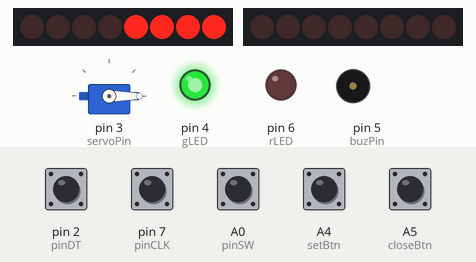
This sketch was run on a simulated Arduino Uno, built with avr-gcc and run on an emulated ATmega328P. On the bench: 2 × 8 shift-register outputs drawn as a row of LEDs (first output left, lit = HIGH), servo, output pins drawn as LEDs (lit = HIGH), buzzer (waves = sounding). Wiring (inferred from the names in the program): 2 × shift register (74HC595): data pin 11, shift clock pin 13, latch pin 12 / data pin 9, shift clock pin 10. Wiring (inferred from the signals the program sends): 2 × row of LEDs: on Q0, Q1, Q2, Q3, Q4, Q5, Q6, Q7 / on Q0, Q1, Q2, Q3, Q4, Q5, Q6, Q7. The test bench sets the inputs (shaded band); at power-on: A0 (pinSW), A4 (setBtn), A5 (closeBtn), pin 2 (pinDT), pin 7 (pinCLK) HIGH. EEPROM starts erased; pins used as bus, display or sensor lines are not drawn; what the sketch prints to the serial monitor is not drawn.

Above: at 1.2 s.
1.3 s: A4 (setBtn) pulled LOW for 0.15 s
At 1.9 s:
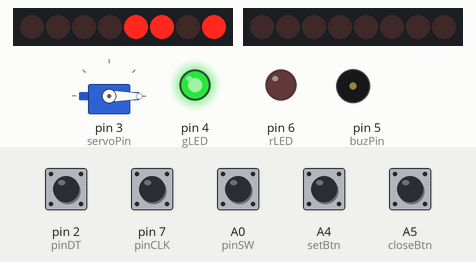
2.9 s: pin 7 (pinCLK) pulled LOW for 0.15 s
At 4.1 s:
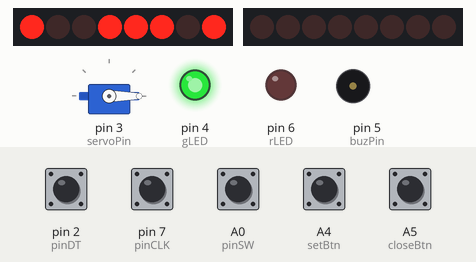
4.5 s: A0 (pinSW) pulled LOW for 0.15 s
At 5.7 s:
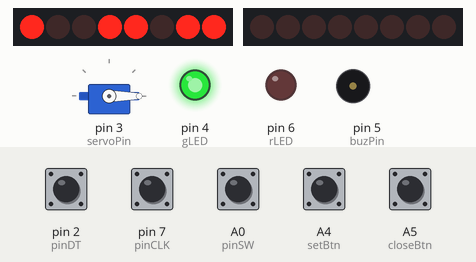
6.2 s: A0 (pinSW) pulled LOW for 1 s
At 7.8 s:
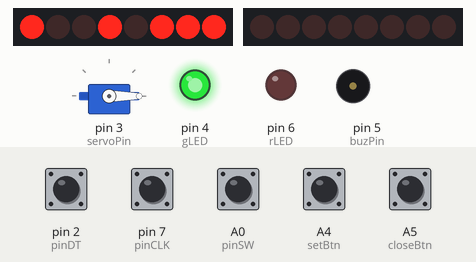
8.7 s: A0 (pinSW) pulled LOW for 0.15 s
At 9.4 s:
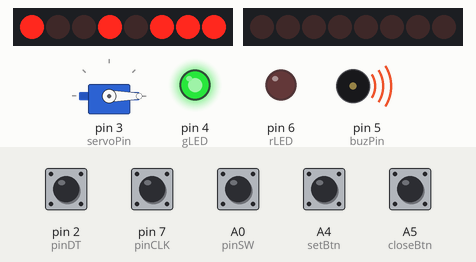
Timing chart, 0 to 11.3 s (numbered marks = the images above; inputs shaded):
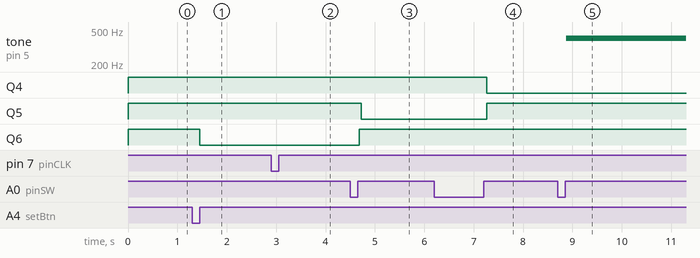

Measured:
- after the input at 1.3 s, Q6: HIGH → LOW after 0.15 s
- after the input at 4.5 s, Q5: HIGH → LOW after 0.22 s; Q6: LOW → HIGH after 0.18 s
- after the input at 6.2 s, Q4: HIGH → LOW after 1.1 s; Q5: LOW → HIGH after 1.1 s
- after the input at 8.7 s, tone on pin 5 (buzPin): silent → 400 Hz after 0.17 s

The sketch:

main.ino
```cpp
/****************************************
 * main.ino
 * Fort Knocks vault source code
 *
 * Main program
 *
 * Have to work
 *
 ****************************************/

#include <EEPROM.h>
#include "common.h"
#include "lock.h"
#include "input.h"
#include "display.h"
#include "password.h"


/*
 * Setup vault after the first start up
 */
void firstSetup(void) {
    uint32_t password = getPassword();
    debug(password);
    Serial.print("setup");
    setPassword(password);
    close();
}

void setup() {
    setupPins();                /* Initialize pins                              */
    setupDisplayInterrupt();    /* Setup interrupts for display to work         */

    lock.attach(servoPin);      /* Initialize servo pin                         */

    resetDisplay();             /* Initialize default values for the display    */

    /* Read config byte from the EEPROM */
    byte config;
    EEPROM.get(0, config);

    if (bitRead(config, 7) == 0) { /* First time start up */

        debug("First setup");

        open();                 /*                                                                      */
        firstSetup();           /* Initialise vault to open state, make first start up configuration    */
        bitSet(config, 7);      /* update config byte and write it to the EEPROM                        */
        EEPROM.put(0, config);  /*                                                                      */
    } else {
        debug("Not first startup");
        Serial.print("startup");

        EEPROM.get(sizeof(byte), PASSWORD); /* Set password after restart           */
        if (closeButton() == LOW) {         /* The vault was closed before restart  */
            close();
        } else {                            /* The vault was opened                 */
            open();
        }
    }
}

void loop() {
    if (state == HIGH) {
        while (rotaryEncoderButton() == HIGH);  /* Wait for activation  */

        SSDISPLAY.isOn = 1;
        uint8_t n_attempts = 0;
        delay(100);
        while (n_attempts < 3) {
            uint32_t password = getPassword();
            if (checkPassword(password)) {
                if (REQUIRES_2FA) {
                    Serial.print("req_2fa");
                    delay(200);
                    while (!Serial.available());
                    String buff = Serial.readString();
                    if (buff == "confirm_2fa") {
                        open();
                        Serial.print("attempt_1");
                    }
                }
                break;
            } else {
                Serial.print("attempt_0");
                n_attempts++;
                resetDisplay();
            }
        }
        if (n_attempts >= 3) {
            alarm();
        }
    } else {
        uint8_t sPrState = setButton();             /* Set button previous state            */
        uint8_t rePrState = rotaryEncoderButton();  /* Rotary encoder button previous state */

        while (-15) {
            uint8_t sBtnState = setButton();
            uint8_t reBtnState = rotaryEncoderButton();
            /* If statements on the rising edge of the corresponding signals    */
            if (sBtnState != sPrState && sBtnState == HIGH) {
                uint32_t password = getPassword();
                setPassword(password);
                close();    /* Close button with the new password if the set button was pressed */
                break;
            } else if (reBtnState != rePrState && reBtnState == HIGH) {
                close();    /* Close vault with the old password if the rotary encoder button was pressed   */
                break;
            }

            /* Update previous states   */
            sPrState = sBtnState;
            rePrState = reBtnState;
        }
    }
}
```

alarm.h
```cpp
/****************************************
 * Alarm.h
 * Fort Knocks vault source code
 *
 * Basic functions of alarm system of the vault
 *
 * Created by: Maciej Kolinski 510887@student.saxion.nl
 *         on: 09.12.2021
 ****************************************/

#ifndef ALARM_H
#define ALARM_H

#include <Arduino.h>
#include "common.h"
#include "lock.h"
#include "display.h"

/*
 * Play alarm sound for duration milliseconds of until stopSound is called
 * @param duration duration of alarm, 0 to play infinitely
 */
void playSound(uint32_t duration) {
    if (duration == 0) tone(buzPin, 400);
    else tone(buzPin, 400, duration);
}

/*
 * Stop alarm sound after 'playSound(0);'
 */
void stopSound() {
    noTone(buzPin);
}

/*
 * Main alarm function to call after 3 attempts of inputting password
 */
void alarm() {
    /* play alarm sound for 1 second */
    debug("Alarm");
    playSound(1000);

    /* Start the countdown until the next attempt will be possible */
    uint8_t time = 60;                 /* Countdown time */
    while (time > 0) {
        updateData(time);
        debug(time);
        delay(1000);
        time--; /* Decrement 'time' var if one second has passed */
    }

    debug("Stop alarm");

    updateData(0);
    updateActive(0);
}

#endif /* ALARM_H */
```

common.h
```cpp
/****************************************
 * common.h
 * Fort Knocks vault source code
 *
 * Pinout
 ****************************************/

#ifndef COMMON_H
#define COMMON_H

// #define DEBUG

#ifdef DEBUG
#define debug(statement, ...) Serial.println(statement, ##__VA_ARGS__);
#else
#define debug(statement, ...)
#endif

/*
 * Servo pins
 */
#define servoPin 3
#define closeBtn A5
#define setBtn A4

/*
 * LEDs pins
 */

#define rLED 6
#define gLED 4

/*
 * Disply pins
 */
#define clockPin 13
#define latchPin 12
#define dataPin 11
#define SSD1 10     // First seven segment display
#define SSD2 9      // Second seven segment display
#define SSD3 8      // Third seven segment display

/*
 * Rotary encoder pins
 */
#define pinCLK 7
#define pinDT 2
#define pinSW A0


/*
 * Alarm pins
 */
#define buzPin 5

/*
 * Set pin modes
 */
void setupPins() {
    Serial.begin(115200);

    pinMode(servoPin, OUTPUT);
    pinMode(closeBtn, INPUT_PULLUP);
    pinMode(setBtn, INPUT_PULLUP);

    pinMode(rLED, OUTPUT);
    pinMode(gLED, OUTPUT);

    pinMode(dataPin, OUTPUT);
    pinMode(clockPin, OUTPUT);
    pinMode(latchPin, OUTPUT);

    pinMode(SSD1, OUTPUT);
    pinMode(SSD2, OUTPUT);
    pinMode(SSD3, OUTPUT);

    pinMode(pinCLK, INPUT_PULLUP);
    pinMode(pinDT, INPUT_PULLUP);
    pinMode(pinSW, INPUT_PULLUP);

    pinMode(buzPin, OUTPUT);
}

#endif /* COMMON_H */
```

display.h
```cpp
/****************************************
 * display.h
 * Fort Knocks vault source code
 *
 * Implementation of seven segment displays interface
 *
 * Created by: Aleksandr Pokatilov 516699@student.saxion.nl
 *         on: 09.12.2021
 ****************************************/

#ifndef DISPLAY_H
#define DISPLAY_H

#include <Arduino.h>
#include "common.h"

#define previosSegment(pos) (pos == 0 ? SSD1 : (pos == 1 ? SSD3 : SSD2))
#define currentSegment(pos) (pos == 0 ? SSD3 : (pos == 1 ? SSD2 : SSD1))

/*
 * Global structure to store display data
 */
struct Display {
    uint32_t data;
    uint8_t active;
    uint8_t isOn;
} SSDISPLAY;

/*
 * Setup arduino timer interrupts to 1kHz
 */
void setupDisplayInterrupt() {
    // Enable timer compare interrupt
    TIMSK0 |= (1 << OCIE0A);
    // Enable interrupts
    sei();
}

/*
 * Resets Display struct to initial values
 */
void resetDisplay(void) {
    SSDISPLAY.data = 0;         /* Display three zeros  */
    SSDISPLAY.active = 0b1111;  /* No active cursor     */
    SSDISPLAY.isOn = 1;         /* Display is on        */
}

/*
 * Update active display indication
 * @param pos new active position
 */
void updateActive(uint8_t pos) {
    SSDISPLAY.active = ~(1 << (2 - pos));
}

/*
 * Returns number for display pos
 * @param pos position of the digit to get
 * @return Number at digit away from the left
 */
uint8_t getDigit(uint8_t pos) {
    unsigned int data = SSDISPLAY.data;
    for (uint8_t i = 0; i < 2 - pos; i++) {
        data /= 10;
    }
    return data % 10;
}

/*
 * Update n_th digit of the output data to digit
 * @param n        position of digit in the data to change
 * @param digit    new digit
 */
void updateDigit(uint8_t n, uint8_t digit) {
    uint32_t data = 0;
    uint8_t pos = 1;
    uint32_t cur_data = SSDISPLAY.data;
    for (uint8_t i = 0; i < 3; i++) {
        if (i == 2 - n) { data += pos * digit; }
        else { data += cur_data % 10 * pos; }
        pos *= 10;
        cur_data /= 10;
    }
    SSDISPLAY.data = data;
}


/*
 * Update data to display with new data
 * @param data new data
 */
void updateData(uint32_t data) {
    SSDISPLAY.data = data;
}

/*
 * Return output for the current seven segment display
 * @param pos   number of seven segment display
 * @return First 4 bits is an active disply indication;
 * second 4 bits is number to display
 */
uint8_t getDisplayOutput(uint8_t pos) {
    return SSDISPLAY.active << 4 | getDigit(pos);
}

/*
 * Display data from SSDISPLAY struct on 3 seven segment displays or turn them off
 */
void display() {
    static char pos = 0;
    if (SSDISPLAY.isOn == 1) {
        digitalWrite(previosSegment(pos), LOW);                         /* Turn off previous seven segment display */
        /* Write data to the shift register */
        digitalWrite(latchPin, LOW);                                    /* Disable latch pin to store new data  */
        shiftOut(dataPin, clockPin, MSBFIRST, getDisplayOutput(pos));   /* Write data                           */
        digitalWrite(latchPin, HIGH);                                   /* Enable latch pin to save data        */
        digitalWrite(currentSegment(pos), HIGH);                        /* Turn on current seven segment display */

        pos++;      /* Increment position   */
        pos %= 3;   /* Loop it              */
    } else {
        /* Turn off all of the seven segment displays */
        for (uint8_t i = 0; i < 3; i++) {
            digitalWrite(currentSegment(i), LOW);
        }
    }
}

/*
 * Timer interrupt function to update seven segment displays
 */
SIGNAL(TIMER0_COMPA_vect) {
    display();
}

#endif /* DISPLAY_H */
```

input.h
```cpp
/****************************************
 * input.h
 * Fort Knocks vault source code
 *
 * Input devices' reader functions
 *
 * Created by: Hoang Minh Lê 511907@student.saxion.nl
 *         on: 09.12.2021
 ****************************************/

#ifndef INPUT_H
#define INPUT_H

#include <Arduino.h>
#include "display.h"
#include "common.h"

/*
 * Incapsulte digital read from the close button pin
 * @return digitalRead(close button pin)
 */
uint8_t closeButton() {
    return digitalRead(closeBtn);
}

/*
 * Incapsulte digital read from the set button pin
 * @return HIGH on rising edge of the set button pin
 */
uint8_t setButton() {
    return digitalRead(setBtn);
}

/*
 * Incapsulte digital read from the rotaru encoder button pin
 * @return HIGH on rising edge of the rotary encoder button pin
 */
uint8_t rotaryEncoderButton() {
    return digitalRead(pinSW);
}

/*
 * Main function to get password
 * @return password entered by user through the rotary encoder
 */
uint32_t getPassword() {
    uint32_t password = 0;

    uint8_t pas_CLK = 0;    /* Rotary encoder clock pin previous state  */
    uint8_t pas_DT = 0;     /* Rotary encoder data pin previous state   */
    uint8_t count = 0;      /* Position of the rotary encoder           */
    uint8_t rePrState;      /* Rotary encoder button previous state     */
    uint8_t sPrState;       /* Set button previous state                */
    uint8_t pos = 0;        /* Position of the input                    */
    updateActive(pos);
    rePrState = rotaryEncoderButton();
    sPrState = setButton();

    while (-42) {
        uint8_t CLK = digitalRead(pinCLK);  /* Rotary encoder clock current state   */
        uint8_t DT = digitalRead(pinDT);    // Rotary encoder pin current state     */

        /* On falling edge of the clock pin */
        if (CLK != pas_CLK && CLK == 0) {

            debug("Clock fall");

            if (pas_DT | DT == HIGH) { /* If the falling edge of the data pin was earlier */
                /* Counter clockwise */
                if (count == 0) count = 9; /* Loop count */
                else count--;

                debug("Counter clockwise");
                debug(count);
            } else {
                /* Clockwise */
                count++;
                count %= 10; /* Loop count */

                debug("Clockwise");
                debug(count);
            }
            updateDigit(pos, count);
        }

        /* Update previous states of the rotary encoder pins */
        pas_CLK = CLK;
        pas_DT = DT;

        /* Increment position on rising edge of the rotary encoder button */
        uint8_t reBtnState = rotaryEncoderButton();
        if (reBtnState != rePrState && reBtnState == HIGH) {
            debug("Rotary encoder button push");

            password = password * 10 + count;   /* Update digit in password */
            pos++;                              /* Move cursor forward      */
            updateActive(pos);                  /* Update active display    */
            count = 0;
            delay(10);                          /* Debouncing               */
        }

        /* Decrement position on rising edge of the set button */
        uint8_t sBtnState = setButton();
        if (sBtnState != sPrState && sBtnState == HIGH) {
            debug("Set button push");

            if (pos > 0) {
                updateDigit(pos, 0); /* Erase data for current digit            */
                password /= 10;      /* Erase last digit of the password        */
                pos--;               /* Move cursor back                        */
                updateActive(pos);   /* Update active display to match cursor   */
                count = getDigit(pos);
                delay(10);          /* Debouncing                              */
            }
        }

        /* Update previos states of the buttons */
        rePrState = reBtnState;
        sPrState = sBtnState;

        /* if password was entered, return it */
        if (pos == 3) return password;
    }
}

#endif /* INPUT_H */
```

lock.h
```cpp
/****************************************
 * lock.h
 * Fort Knocks vault source code
 *
 * Lock functions
 *
 * Created by: Stephen Cruz Wright 521476@student.saxion.nl
 *         on: 09.12.2021
 ****************************************/

#ifndef LOCK_H
#define LOCK_H

#include <Arduino.h>
#include <Servo.h>
#include "common.h"
#include "alarm.h"
#include "input.h"
#include "display.h"
#include "password.h"

#define OPEN_ANGLE 0
#define CLOSE_ANGLE 90

Servo lock; /* Servo motor to lock */

uint8_t state = LOW; /* State: LOW - opened; HIGH - closed */

/*
 * Turn on or off indicator LEDs according to current state
 */
void turnIndicatorLEDs() {
    digitalWrite(rLED, state);
    digitalWrite(gLED, !state);
}

/*
 * Main function to close the vault
 */
void close() {
    if (closeButton() == HIGH) { /* If the door is not closed play alarm sound */
        debug("Door not closed");
        playSound(0);
    }
    while (closeButton() == HIGH);
    stopSound(); /* Stop alarm when the door is closed */

    lock.write(CLOSE_ANGLE); /* Close the lock */

    debug("Closed");

    state = HIGH; /* Change state to closed */

    turnIndicatorLEDs();
    if (millis() > 1000) updateData(PASSWORD);  /* Do not display password if there is a restart */
    delay(2000);                                /* Remind user what the password is             */
    resetDisplay();
    SSDISPLAY.isOn = 0; /* Disable display when the vault is closed */
}

/*
 * Main function to open the vault
 */
void open() {
    lock.write(OPEN_ANGLE); /* Open the lock */

    debug("Opened");

    state = LOW; /* Change state to opened */

    resetDisplay();
    turnIndicatorLEDs();
}

#endif /* LOCK_H */
```

password.h
```cpp
/****************************************
 * password.h
 * Fort Knocks vault source code
 *
 * Interactions with password
 *
 * Created by: Aleksandr Pokatilov 516699@student.saxion.nl
 *         on: 09.12.2021
 ****************************************/

#ifndef PASSWORD_H
#define PASSWORD_H

#include <Arduino.h>
#include <EEPROM.h>
#include "common.h"

uint32_t PASSWORD;
uint8_t REQUIRES_2FA = HIGH;

/*
 * Check if passed password is equal to stored password
 * @param password  password to check
 * @return if passwords are the same, 0 otherwise
 */
uint8_t checkPassword(uint32_t password) {
    return password == PASSWORD;
}

/*
 * Set new password and write it to the EEPROM
 * @param   new password
 * @return None
 */
void setPassword(uint32_t password) {
    PASSWORD = password;
    EEPROM.put(sizeof(byte), PASSWORD); /* Write password adter configuration byte    */
}

#endif /* PASSWORD_H */
```
